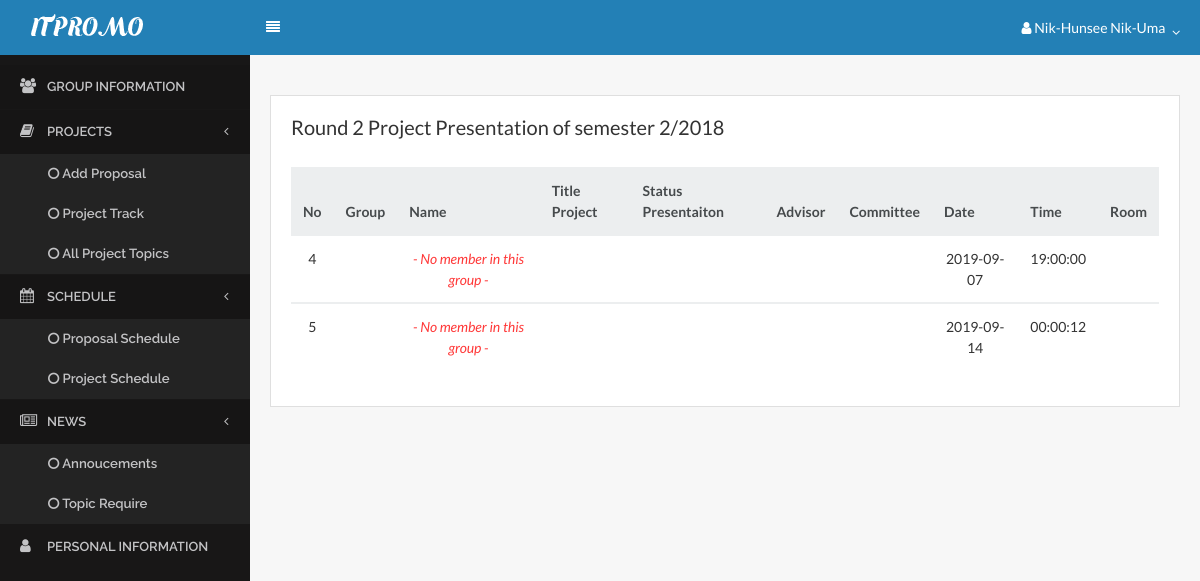
The app's page /index.php?page=display_schedule_project (signed in), older data.
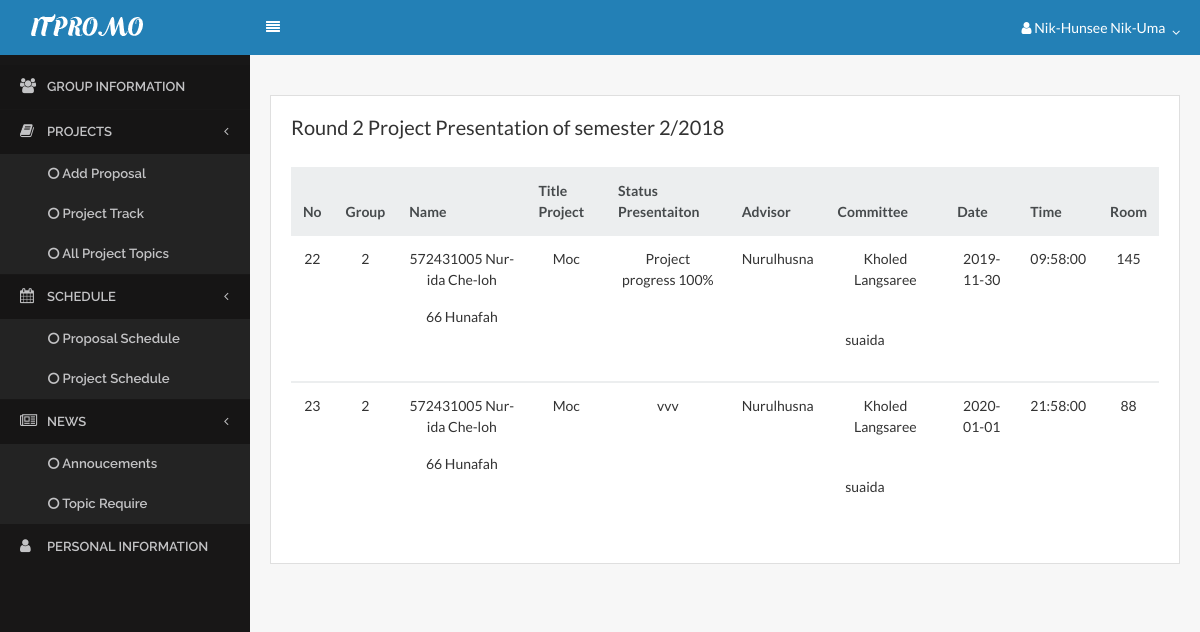
The same page, newer data.
### tables this page shows
CREATE TABLE `schedule` (
  `schedule_id` int(11) NOT NULL,
  `schedule_topic` varchar(255) NOT NULL,
  `schedule_type` enum('1','2') NOT NULL COMMENT '1=Proposal,2=Project',
  `schedule_room` int(10) NOT NULL,
  `schedule_time` time NOT NULL,
  `schedule_date` date NOT NULL,
  `schedule_status` varchar(255) NOT NULL,
  `member_id` int(20) NOT NULL,
  `group_id` int(20) NOT NULL
);

CREATE TABLE `partnergroup` (
  `group_id` int(11) NOT NULL,
  `group_number` int(20) NOT NULL
);

CREATE TABLE `member` (
  `member_id` int(11) NOT NULL,
  `member_idcard` int(30) NOT NULL,
  `member_username` varchar(255) NOT NULL,
  `member_fullname` varchar(255) NOT NULL,
  `member_password` varchar(255) NOT NULL,
  `member_pos` enum('1','2','3','4') NOT NULL COMMENT '1=Advisor, 2=Committee, 3=Student, 4=Officer',
  `member_phone` varchar(255) NOT NULL,
  `member_email` varchar(255) NOT NULL,
  `member_gender` enum('m','f') NOT NULL COMMENT 'm=Male, f=female',
  `admin_id` int(20) NOT NULL COMMENT 'Foreign Key to tb_admin',
  `group_id` int(20) DEFAULT NULL
);

CREATE TABLE `advisergroup` (
  `advisergroup_id` int(11) NOT NULL,
  `advisergroup_topic` varchar(255) DEFAULT NULL,
  `advisergroup_status` enum('0','w','1') NOT NULL DEFAULT 'w',
  `member_id` int(11) NOT NULL,
  `group_id` int(11) NOT NULL
);

CREATE TABLE `committeegroup` (
  `committeegroup_id` int(11) NOT NULL,
  `member_id` int(11) NOT NULL,
  `group_id` int(11) NOT NULL
);

### student/display_schedule_project.php (the view, shortened to what this page needs)
<div class="content">
                     <div class="row">
                        <div class="col-lg-12">
                            <div class="card">
                                <div class="card-block">
                                  <h5>Round 2 Project Presentation of semester 2/2018</h5></br>
                                     <table class="table">
                                        <thead class="thead-default">
                      <th>No</th>
                      <th>Group</th>
                      <th>Name</th>
                      <th>Title Project</th>
                      <th>Status Presentaiton</th>
                      <th>Advisor</th>
                       <th>Committee</th>
                       <th>Date</th>
                       <th>Time</th>
                       <th>Room</th>
                                        </thead>
                                        <tbody>
    <?php
  $strSQL = "SELECT schedule.*, partnergroup.group_id,partnergroup.group_number,member.member_fullname FROM schedule
               LEFT JOIN partnergroup ON schedule.group_id = partnergroup.group_id
               LEFT JOIN member ON schedule.member_id = member.member_id
               WHERE   schedule.schedule_type ='2' ";
        ?>
             <?php
     if($result = $db->query($strSQL)){
             while($objResult = $result->fetch_object()){
            ?>
           <tbody>
            <tr>
                        <td class="text-center"><?php echo $objResult->schedule_id; ?></td>
                        <td class="text-center"> <?php echo $objResult->group_number; ?></td>
                  <td class="text-center"><?php echo get_member_list($objResult->group_id); ?></td>
                  <td class="text-center"><?php echo get_topic($objResult->group_id); ?></td>
                    <td class="text-center"><?php echo $objResult->schedule_status ?></td>
                    <td class="text-center"><?php echo get_advisor($objResult->group_id); ?></td>
                     <td class="text-center"><?php echo get_committee($objResult->group_id); ?></td>
                     <td class="text-center"><?php echo $objResult->schedule_date ?></td>
                       <td class="text-center"><?php echo $objResult->schedule_time; ?></td>
                     <td class="text-center"><?php echo $objResult->schedule_room ?></td>
                    </tr>
                <?php
                 }
               }
                   ?>
                                        </tbody>
                                    </table>
                                </div>
                            </div>
                        </div>
                    </div>
                </div>
</body>
</html>

### menu/function.php (shortened to what this page needs)
<?php
function get_advisor($group_id){
require 'connect.php';
$sql = "SELECT advisergroup.member_id, member.member_fullname,advisergroup.advisergroup_topic FROM advisergroup
LEFT JOIN member ON advisergroup.member_id = member.member_id
					WHERE advisergroup.group_id = '$group_id' AND advisergroup.advisergroup_status = '1'";
	if($rs = $db->query($sql)){
		if($row = $rs->fetch_object()){
			return $row->member_fullname;
		}
	}else{
		echo $db->error;
		$db->close();
	}
}
function get_topic($group_id){
require 'connect.php';
$sql = "SELECT advisergroup.member_id,advisergroup.advisergroup_topic FROM advisergroup
LEFT JOIN member ON advisergroup.member_id = member.member_id
					WHERE advisergroup.group_id = '$group_id' AND advisergroup.advisergroup_status = '1'";
	if($rs = $db->query($sql)){
		if($row = $rs->fetch_object()){
			return $row->advisergroup_topic;
		}
	}else{
		echo $db->error;
		$db->close();
	}
}
function get_committee($group_id){
require 'connect.php';
	$rows = "";
	$sql = "SELECT committeegroup.committeegroup_id, member.member_fullname FROM committeegroup
					LEFT JOIN member ON committeegroup.member_id = member.member_id
					WHERE committeegroup.group_id = '$group_id'";
	if($rs = $db->query($sql)){
		while($row = $rs->fetch_object()){
			$rows .= "<p>".$row->member_fullname." <a href='admin/sql_removecommittee.php?id=".$row->committeegroup_id."' title='Remove this committee' onclick='return confirm_removecommittee()' class='btn btn-link btn-xs'><i class='glyphicon glyphicon-remove'></i></a></p>";
		}
		return $rows;
	}else{
		echo $db->error;
		$db->close();
	}
}
function get_member_list($group_id){
	$rows = "";
require 'connect.php';
  $sql = "SELECT member_fullname, member_idcard FROM member WHERE group_id = '$group_id'";
	if($rs = $db->query($sql)){
		if($rs->num_rows > 0){
			while($row = $rs->fetch_object()){
        $rows .= "<p>".$row->member_idcard." ".$row->member_fullname."</p>";
			}
		}else{
			$rows = "<i class='text-danger'>- No member in this group -</i>";
		}
		return $rows;
	}else{
		echo $db->error;
		$db->close();
	}
}
?>

Row changes from the older to the newer data that the page shows:
removed schedule: schedule_id "4", shows "- No member in this group -", schedule_date "2019-09-07", schedule_time "19:00:00"
removed schedule: schedule_id "5", shows "- No member in this group -", schedule_date "2019-09-14", schedule_time "00:00:12"
added schedule: schedule_id "22", group.group_number "2", group.advisergroup_topic "Moc", schedule_status "Project progress 100%", group.member_fullname "Nurulhusna", schedule_date "2019-11-30", schedule_time "09:58:00", schedule_room "145"
now on this page (row edited): member: member_idcard "572431005", member_fullname "Nur-ida Che-loh"
now on this page (row edited): member: member_idcard "66", member_fullname "Hunafah"
now on this page (row edited): committeegroup: member.member_fullname "Kholed Langsaree"
now on this page (row edited): committeegroup: member.member_fullname "suaida"
added schedule: schedule_id "23", group.group_number "2", group.advisergroup_topic "Moc", schedule_status "vvv", group.member_fullname "Nurulhusna", schedule_date "2020-01-01", schedule_time "21:58:00", schedule_room "88"
